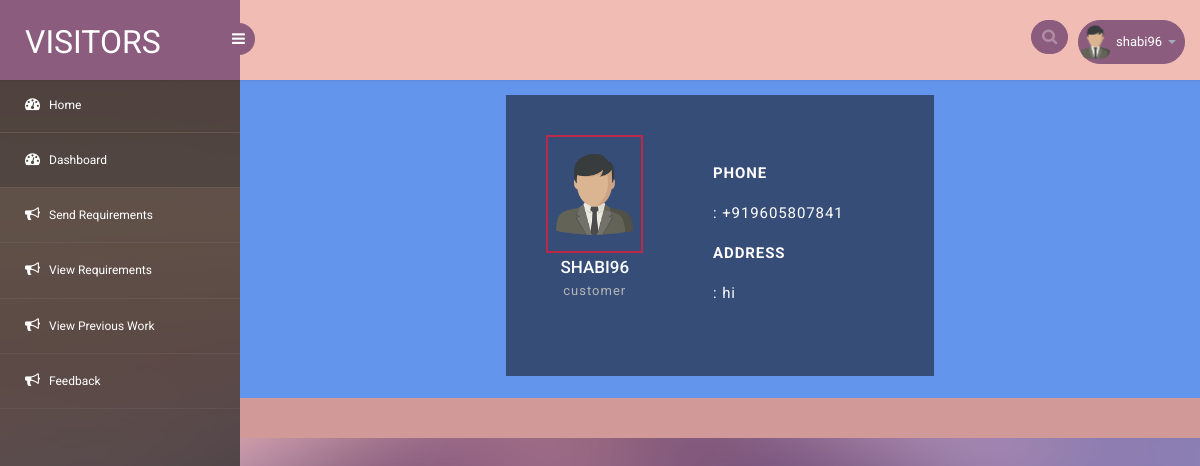
/dashboard (signed in), run on the app's committed database.
### blog/models.py (models this page shows, shortened)
class Register(models.Model):
    user=models.OneToOneField(User,on_delete=models.CASCADE)
    address=models.TextField()
    phone=PhoneNumberField()
    customer='customer'
    staff='staff'
    user_types=[
        (customer,'customer'),
        (staff,'staff')
    ]
    user_type=models.CharField(max_length=30,choices=user_types,default=customer)

### blog/views.py (the view)
# urls.py: path('dashboard',views.dashboard,name='dashboard'),
def dashboard(request):
    try:
        profile=Register.objects.get(user=request.user)
        return render(request,'dashboard.html',{'profile':profile})
    except:
        return render(request,'dashboard.html')

### blog/templates/dashboard.html (shortened to what this page needs)
<!DOCTYPE html>
<head>
<link href="static/css2/style.css" rel='stylesheet' type='text/css'/>
	<link href="static/css2/popuo-box.css" rel="stylesheet" type="text/css" media="all" />
<link rel="stylesheet" href="static/css1/bootstrap.min.css" >
<link href="static/css1/style.css" rel='stylesheet' type='text/css' />
<link href="static/css1/style-responsive.css" rel="stylesheet"/>
<link rel="stylesheet" href="static/css1/font.css" type="text/css"/>
<link href="static/css1/font-awesome.css" rel="stylesheet">
<link rel="stylesheet" href="static/css1/morris.css" type="text/css"/>
<link rel="stylesheet" href="static/css1/monthly.css">
</head>
<body>
<section id="container">
<header class="header fixed-top clearfix">
<div class="brand">
    <a href="{% url 'index' %}" class="logo">
        VISITORS
    </a>
    <div class="sidebar-toggle-box">
        <div class="fa fa-bars"></div>
    </div>
</div>
<div class="top-nav clearfix">
    <ul class="nav pull-right top-menu">
        <li>
            <input type="text" class="form-control search" placeholder=" Search">
        </li>
        <li class="dropdown">
            <a data-toggle="dropdown" class="dropdown-toggle" href="#">
                <img alt="" src="static/images2/3.png">
                <span class="username">{{user.username}}</span>
                <b class="caret"></b>
            </a>
        </li>
    </ul>
</div>
</header>
<aside>
    <div id="sidebar" class="nav-collapse">
        <div class="leftside-navigation">
            <ul class="sidebar-menu" id="nav-accordion">
                <li>
                    <a class="active" href="{% url 'index' %}">
                        <i class="fa fa-dashboard"></i>
                        <span>Home</span>
                    </a>
                </li>
                <li>
                    <a class="active" href="{% url 'dashboard' %}">
                        <i class="fa fa-dashboard"></i>
                        <span>Dashboard</span>
                    </a>
                </li>
                {% if user.register.user_type == 'customer' %}
                <li>
                    <a href="{% url 'requirement' %}">
                        <i class="fa fa-bullhorn"></i>
                        <span>Send Requirements</span>
                    </a>
                </li>
                <li>
                    <a href="{% url 'requirement_view' %}">
                        <i class="fa fa-bullhorn"></i>
                        <span>View Requirements</span>
                    </a>
                </li>
                <li>
                    <a href="{% url 'previous_work' %}">
                        <i class="fa fa-bullhorn"></i>
                        <span>View Previous Work</span>
                    </a>
                </li>
                <li>
                    <a href="{% url 'feedback' %}">
                        <i class="fa fa-bullhorn"></i>
                        <span>Feedback</span>
                    </a>
                </li>
                {% endif %}
            </ul>            </div>
    </div>
</aside>
<section id="main-content" style="background-color: cornflowerblue;">
	<section class="wrapper">
        {% block content %}
        {% if profile %}
        <div class="main-agileits">
            <div class="right-wthree">
                    <img src="static/images2/3.png" alt="image" />
                    <h2>{{profile.user.username}}</h2>
                    <p>{{profile.user_type}}</p>
                </div>
                <div class="left-w3ls">
                <ul class="address">
                                                        <li>
                                                            <ul class="address-text">
                                                                <li><b>PHONE </b></li>
                                                                <li>: {{profile.phone}}</li>
                                                            </ul>
                                                        </li>
                                                        <li>
                                                            <ul class="address-text">
                                                                <li><b>ADDRESS </b></li><br>
                                                                <li >: {{profile.address}}</li>
                                                            </ul>
                                                        </li>
                                                    </ul>
                </div>
            </div>
            {% endif %}
        {% endblock %}
</section>
		  <div class="footer">
		  </div>
</section>
</section>
</body>
</html>

### blog/static/css2/style.css (style rules this page uses)
html,body,div,span,applet,object,iframe,h1,h2,h3,h4,h5,h6,p,blockquote,pre,a,abbr,acronym,address,big,cite,code,del,dfn,em,img,ins,kbd,q,s,samp,small,strike,strong,sub,sup,tt,var,b,u,i,dl,dt,dd,ol,nav ul,nav li,fieldset,form,label,legend,table,caption,tbody,tfoot,thead,tr,th,td,article,aside,canvas,details,embed,figure,figcaption,footer,header,hgroup,menu,nav,output,ruby,section,summary,time,mark,audio,video { margin:0;padding:0;border:0;font-size:100%;font:inherit;vertical-align:baseline; }
article, aside, details, figcaption, figure,footer, header, hgroup, menu, nav, section { display: block; }
ol,ul { list-style:none;margin:0px;padding:0px; }
a { text-decoration:none; }
img { max-width:100%; }
body { font-family: 'Roboto Condensed', sans-serif; background: url(../images/bg40.jpg)no-repeat 0px 0px; background-size: cover; background-position:center; background-attachment:fixed; }
h1,h2 { font-family: 'Montserrat', sans-serif; }
.main-agileits { background: rgba(12, 12, 12, 0.52); width: 37%; padding: 50px 45px; margin: 0 auto; }
.right-wthree { float: left; text-align: center; width: 29%; }
.right-wthree h2 { color: #fbfcfd; font-size: 18px; margin: 5px 0; text-transform: uppercase; }
.right-wthree p { color: #b7b6b6; font-size: 13px; letter-spacing: 1px; }
.left-w3ls { float: right; margin-top: 8px; width: 52%; }
ul.address { margin-bottom: 2em; }
ul.address li { display: block; }
ul li b { font-weight: bold; }
ul.address li ul.address-text li:nth-child(1) { width: 28%; }
ul.address li ul.address-text li { display: inline-block; color: #fffdfd; margin-top: 1em; font-weight:400; font-size: 16px; letter-spacing: 0.9px; }
.right-wthree img { border: 2px solid #bb2849; padding: 6px; }
@media (max-width:1440px) { .right-wthree { width: 29%; } }
@media (max-width:1440px) { .main-agileits { padding: 45px 40px; } }
@media (max-width:1440px) { .main-agileits { width: 42%; } }
@media (max-width:1366px) { .right-wthree { width: 30%; } }
@media (max-width:1366px) { .left-w3ls { width: 50%; } }
@media (max-width:1280px) { .right-wthree { width: 28%; } }
@media (max-width:1280px) { .main-agileits { width: 46%; padding: 40px 40px; } }
@media (max-width:1280px) { .left-w3ls { width: 52%; margin-top: 10px; } }
@media (max-width:1280px) { ul.address li ul.address-text li { margin-top: 1.2em; font-size: 15px; } }
@media (max-width:1280px) { .right-wthree h2 { font-size: 17px; } }

### data on the page
Register: user.username "SHABI96", user_type "customer", phone "+919605807841", address "hi"

### other printed values
{{ user.username }} "shabi96"
